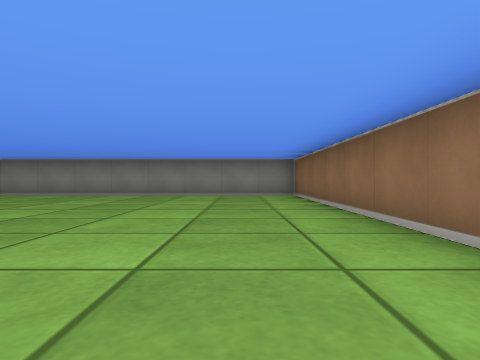
View 1 (above)

16 first-person views from a walk through a cub3D ray-caster map. The camera is about half as high as the walls, looks level and sees 75° across. The floor is counted in squares. Each view is taken from the middle of a square. On the plan, view 1 faces up. The plan holds only what a view shows up to about 9 squares ahead; the rest is blank.

View 2
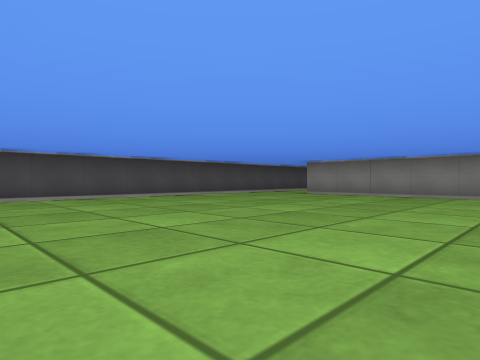

View 3
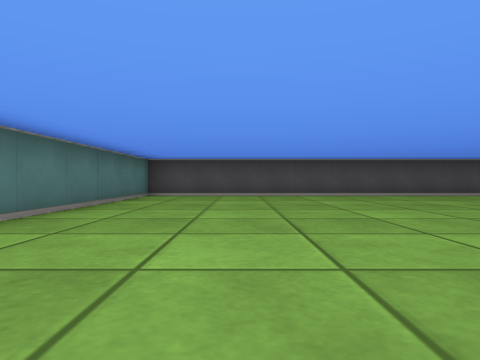

View 4
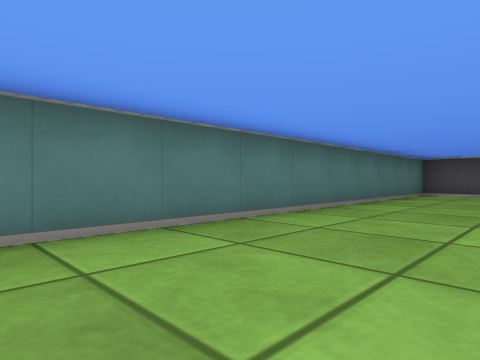

View 5
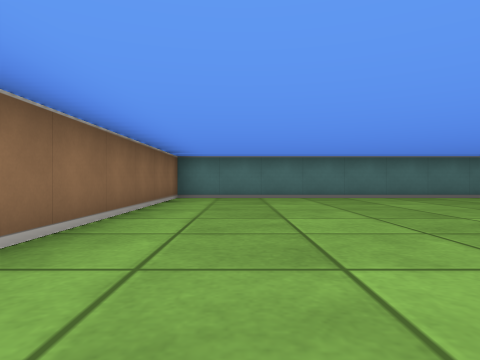

View 6
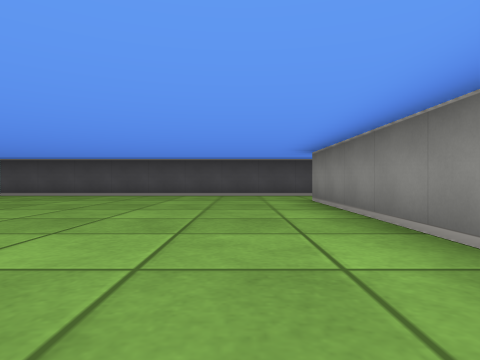

View 7
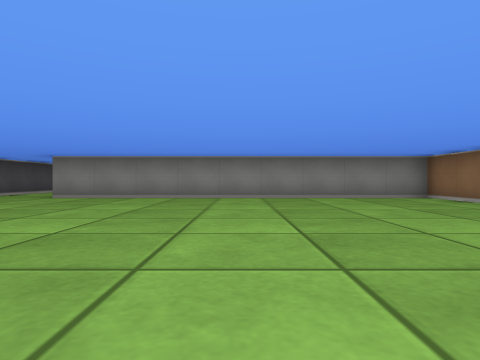

View 8
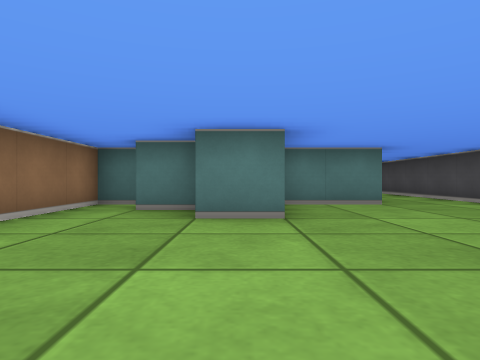

View 9
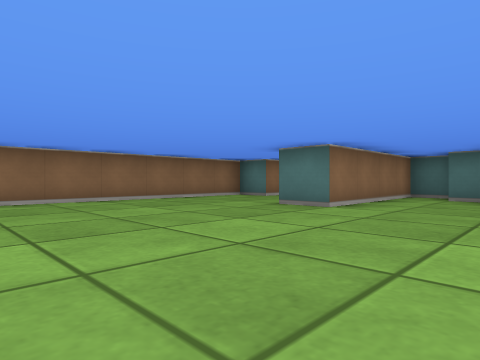

View 10
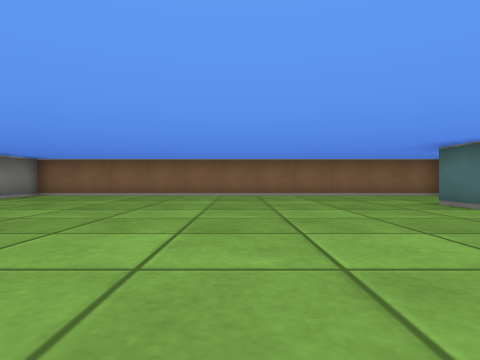

View 11
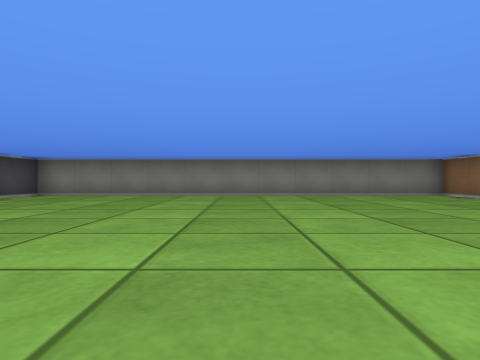

View 12
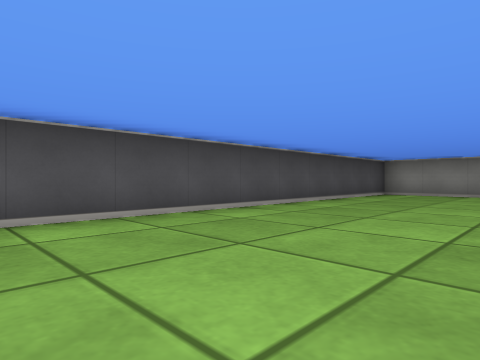

View 13
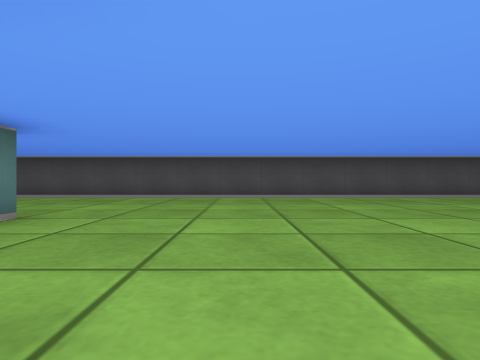

View 14
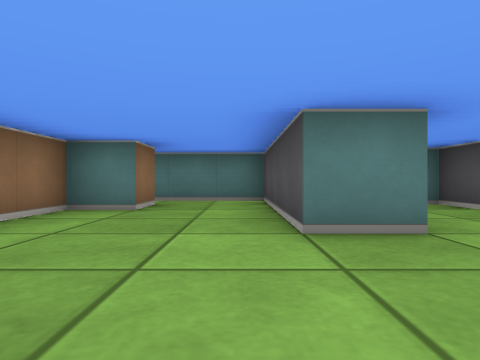

View 15
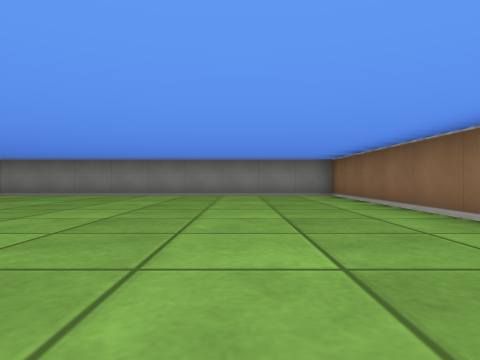

View 16
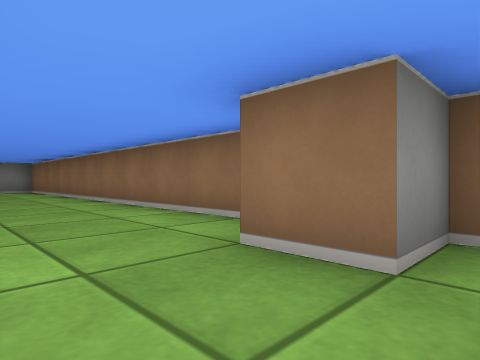

### Floor plan
Points are (right, up) in squares from view 1. A wall is a line through its corners. A room is listed if a view was taken in it or the views show most of it. See-through windows are left out.
Room 1 (views 1, 2, 3, 4, 5, 6, 7)
walls: (-9.5, 9.5) (-9.5, -0.5) (1.5, -0.5) (1.5, 8.5) (-7.5, 8.5)
ways out: opening at (-8.5, 9) to room 2
Room 2 (views 8, 9, 10, 11, 12, 13, 14, 15, 16)
walls: (-5.5, 11.5) (-4.5, 11.5) (-4.5, 10.5) (-3.5, 10.5); (-3.4, 9.5) (-2.5, 9.5) (-2.5, 13.5) (-1.5, 13.5) (-1.5, 9.5) (0.9, 9.5); (-7.5, 9.5) (-5.8, 9.5); (1.5, 10.5) (0.5, 10.5) (0.5, 11.5) (1.5, 11.5) (1.5, 22.5) (-9.5, 22.5) (-9.5, 9.5)
ways out: opening at (-8.5, 9) to room 1

Where each view was taken, in squares from view 1:
view 1: 0 up, 0 right, facing up
view 2: 0 up, 2 left, facing up-left
view 3: 2 up, 1 left, facing left
view 4: 2 up, 0 right, facing down-left
view 5: 7 up, 0 right, facing down
view 6: 7 up, 1 left, facing left
view 7: 1 up, 3 left, facing up
view 8: 15 up, 5 left, facing down
view 9: 18 up, 5 left, facing down-right
view 10: 17 up, 7 left, facing right
view 11: 14 up, 4 left, facing up
view 12: 13 up, 6 left, facing up-left
view 13: 14 up, 2 left, facing left
view 14: 16 up, 1 left, facing down
view 15: 14 up, 1 left, facing up
view 16: 10 up, 1 left, facing up-right
